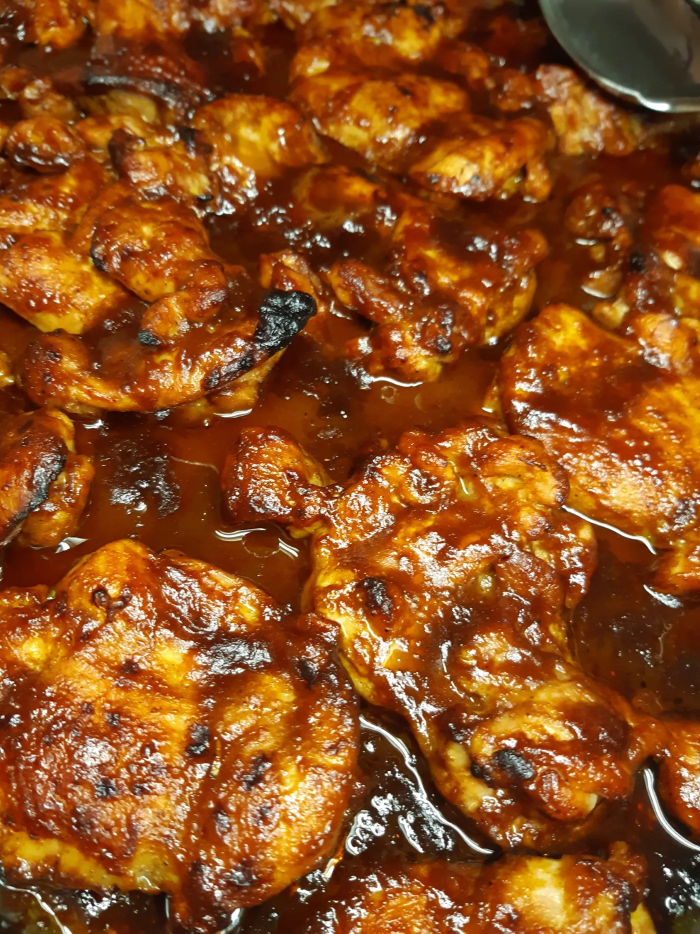
#> input picture src/assets/img/bbq-csirke.webp, 1400 x 1867 px, given in place of _logo-uj.jpg, which was not available (shown at 1/2 size)
$ python process-images.py
#> lines starting #> are read from the running program, lines starting #| are printed output that depends on the picture; pictures that were not available may be replaced by others from this repository, and a replacement may not be noted
"""Egyszeri kép-előkészítés: a nyers (_ előtagú) képekből webes méretű WebP-k.

Futtatás:  python src/process-images.py
A nyers képek az assets/img/_*.jpg|png fájlok — ezek NEM kerülnek a repóba (.gitignore).
"""
from PIL import Image
import os

IMG = os.path.join(os.path.dirname(__file__), "..", "src", "assets", "img")

# nyers fájl (a _ nélkül) -> (kimeneti név, max szélesség)
FOTOK = {
    # 2026-08 – új fotók
    "csirke-bulgur": 1600,
    "tepsis-pizza": 1400,
    "baconos-szuzerme": 1200,
    "bbq-csirke": 1400,
    "paella": 1400,
    "kacsacomb": 1400,
    "meggyes-piskota": 1200,
    "kapros-turos": 1200,
    "csirkeragu": 1400,
    "toltott-paprika": 1200,
    "pult": 1400,
    # a vicces „utolsó szó jogán” kép szándékosan NINCS itt — lásd README
}


def save_webp(im, name, max_w, quality=80):
    im = im.convert("RGB")
    if im.width > max_w:
        im = im.resize((max_w, round(im.height * max_w / im.width)), Image.LANCZOS)
    path = os.path.join(IMG, name)
    im.save(path, "WEBP", quality=quality, method=6)
    print(f"  {name:26s} {im.width}x{im.height}  {os.path.getsize(path) // 1024} kB")


# A kártyákon és a galéria-rácsban megjelenő bélyegképek maximális szélessége.
# A legszélesebb ilyen hely a blogkártya mobilon (~390 CSS px), ezt kétszeres
# képpontsűrűségen is kiszolgálja. A teljes méretű kép csak a bejegyzés
# borítóján és a galéria nagyítójában kell.
KICSI_SZELESSEG = 720
KICSI_MAGASSAG = 900


def logo():
    """A logó pergamen háttere megmarad (textúrás, nem vágható ki tisztán),
    ezért az oldalon mindig ugyanolyan papírszínű (#F6F1E4) alapra kerül."""
    im = Image.open(os.path.join(IMG, "_logo-uj.jpg")).convert("RGB")
#> im is the input picture: PIL image 1400x1867 RGB; mean R, G, B 142.7, 79.4, 30.1
    save_webp(im, "logo.webp", 440, quality=88)
#> in save_webp, `im = im.resize((max_w, round(im.height * max_w / im.width)), Image.LAN..`:
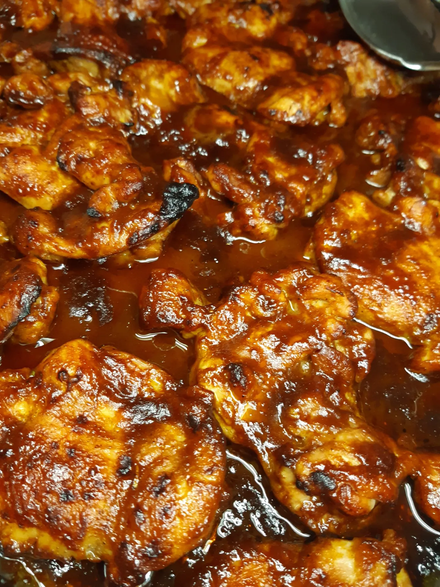
#> im: PIL image 440x587 RGB; mean R, G, B 142.7, 79.4, 30.1
#|   logo.webp                  440x587  94 kB
    save_webp(im, "logo-nagy.webp", 900, quality=88)
#> call 2 of save_webp, with name = 'logo-nagy.webp', max_w = 900, quality = 88
#> in save_webp (call 2), `im = im.resize((max_w, round(im.height * max_w / im.width)), Image.LAN..`:
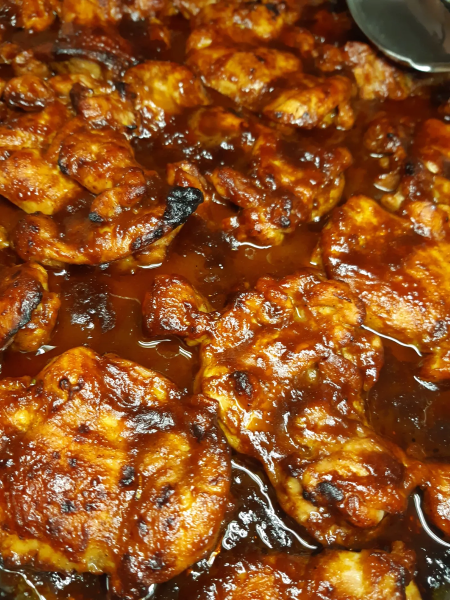
#> im: PIL image 900x1200 RGB (shown at 1/2 size); mean R, G, B 142.7, 79.4, 30.1
#|   logo-nagy.webp             900x1200  261 kB
    # A fejlécben ~24, a láblécben ~55 képpont széles a címer – oda a 440 pontos
    # változat (100 kB) minden látogatónak felesleges súly.
    save_webp(im, "logo-kicsi.webp", 200, quality=86)
#> call 3 of save_webp, with name = 'logo-kicsi.webp', max_w = 200, quality = 86
#> in save_webp (call 3), `im = im.resize((max_w, round(im.height * max_w / im.width)), Image.LAN..`:
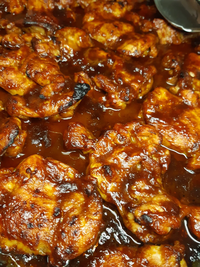
#> im: PIL image 200x267 RGB; mean R, G, B 142.7, 79.4, 30.3
#|   logo-kicsi.webp            200x267  24 kB

    # Böngésző-ikon: a PARADICSOMOS rész kivágva. A teljes címer 16 pixelen
    # olvashatatlan péppé esik szét, a piros gömb viszont ott is felismerhető.
    # A paradicsom mért helye a 441x1024-es képen: x 62–378, y 220–456. A négyzet
    # ezért lefelé bővül (a felirat felé nem), különben a betűk alja belelógna.
    cimer = im.crop((62, 220, 378, 536))
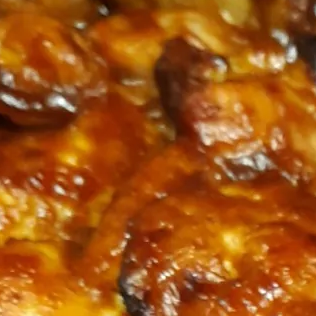
#> cimer: PIL image 316x316 RGB; mean R, G, B 160.4, 84.5, 20.9
    cimer.resize((180, 180), Image.LANCZOS).save(os.path.join(IMG, "favicon.png"))
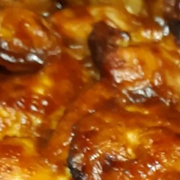
#> saved as favicon.png: PIL image 180x180 RGB; mean R, G, B 160.4, 84.5, 20.9
    cimer.resize((32, 32), Image.LANCZOS).save(os.path.join(IMG, "favicon-32.png"))
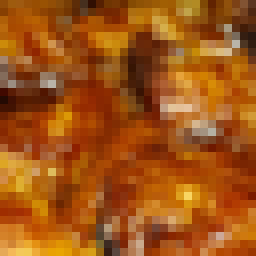
#> saved as favicon-32.png: PIL image 32x32 RGB (shown 8 times larger); mean R, G, B 160.4, 84.4, 21.1
#> pass 2 of the loop in main, `for nev, szel in FOTOK.items():`:
    cimer.save(
        os.path.join(IMG, "favicon.ico"),
        sizes=[(16, 16), (32, 32), (48, 48)],
    )
    print("  favicon.png + favicon-32.png + favicon.ico kész")


def fejkep(forras="_pult.jpg", nev="fejkep.webp", szel=1800, arany=16 / 9):
    """Széles vágat a főoldal fejlécképéhez.

    A meglévő fotók állóak vagy 1400 pont szélesek; a fejléc viszont teljes
    képernyő széles, ott egy 1072 pontos kép felnagyítva lágy lenne. Ezért a
    nyers fájlból készül egy 16:9-es, középre igazított vágat.
    """
    ut = os.path.join(IMG, forras)
    if not os.path.exists(ut):
        print(f"  ! hiányzik a nyers fájl: {ut}")
        return
    im = Image.open(ut).convert("RGB")
    cel_ma = round(im.width / arany)
    if cel_ma <= im.height:  # álló kép: fentről-lentről vágunk
        felso = (im.height - cel_ma) // 2
        im = im.crop((0, felso, im.width, felso + cel_ma))
    else:  # túl széles: oldalt vágunk
        cel_sz = round(im.height * arany)
        bal = (im.width - cel_sz) // 2
        im = im.crop((bal, 0, bal + cel_sz, im.height))
    # Sötét réteg kerül rá, ezért a 72-es minőség is bőven elég — a fejléckép
    # egyben az oldal legelső letöltött képe (LCP), ott minden kilobájt számít.
    save_webp(im, nev, szel, quality=72)


def bélyegkepek():
    """Minden fotóhoz `-sm.webp` változat a kártyákhoz és a galéria-rácshoz.

    Forrásnak a kész WebP-t használjuk, nem a nyers JPG-t: több fotóhoz (régebbi
    képek) már nincs meg a nyers fájl, és egy kicsinyítésnyi újrakódolás ezen a
    méreten nem látszik.
    """
    for f in sorted(os.listdir(IMG)):
        if not f.endswith(".webp") or f.startswith("logo") or f.endswith("-sm.webp"):
            continue
        im = Image.open(os.path.join(IMG, f))
        # Az álló képeknél a szélesség-korlát önmagában keveset fog (egy 640×1422
        # kép így is 139 kB), ezért a magasságot is maximáljuk.
        if im.height > KICSI_MAGASSAG:
            uj_szel = round(im.width * KICSI_MAGASSAG / im.height)
            im = im.convert("RGB").resize((uj_szel, KICSI_MAGASSAG), Image.LANCZOS)
        # A 80-as minőség a nagy nézethez kell; bélyegképen a 70 nem látszik meg,
        # a fájlméret viszont a harmadával kisebb. A már 720-nál keskenyebb
        # képeknél is megéri: azoknál csak az újrakódolás nyer súlyt.
        save_webp(im, f.replace(".webp", "-sm.webp"), KICSI_SZELESSEG, quality=70)
#> pass 2 of the loop in bélyegkepek, `for f in sorted(os.listdir(IMG)):`:
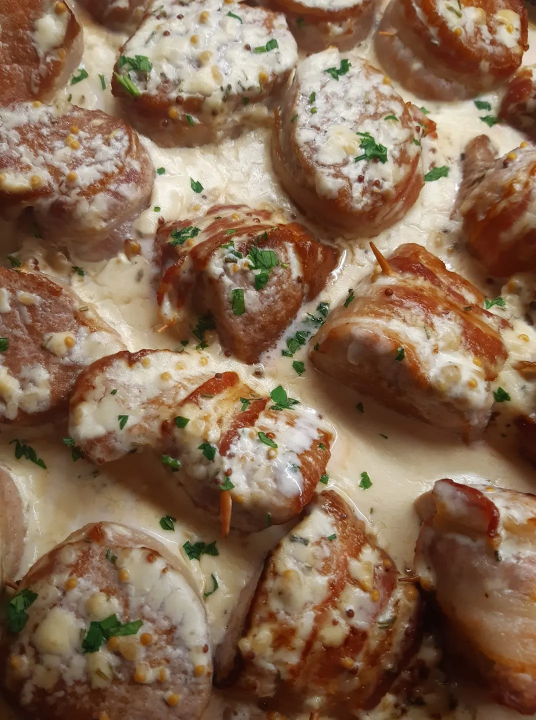
#> input picture src/assets/img/baconos-szuzerme.webp, 1072 x 1440 px (shown at 1/2 size)
#> in bélyegkepek, im is the input picture: PIL image 1072x1440 RGB; mean R, G, B 135.7, 107.4, 83.5
#> in bélyegkepek, `im = im.convert("RGB").resize((uj_szel, KICSI_MAGASSAG), Image.LANCZOS)`:
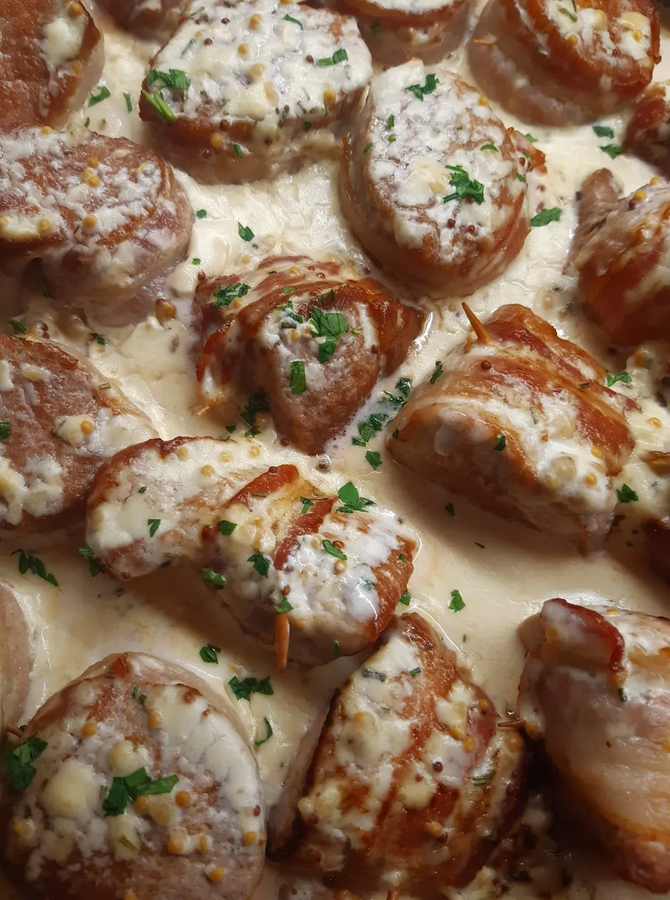
#> im: PIL image 670x900 RGB; mean R, G, B 135.7, 107.4, 83.5
#|   baconos-szuzerme-sm.webp   670x900  59 kB


def main():
    print("Logó:")
    logo()
    print("Fotók:")
    for nev, szel in FOTOK.items():
        f = os.path.join(IMG, f"_{nev}.jpg")
        if not os.path.exists(f):
            print(f"  ! hiányzik: {f}")
            continue
        save_webp(Image.open(f), f"{nev}.webp", szel)
    print("Fejléckép:")
    fejkep()
    print("Bélyegképek:")
    bélyegkepek()


if __name__ == "__main__":
    main()
